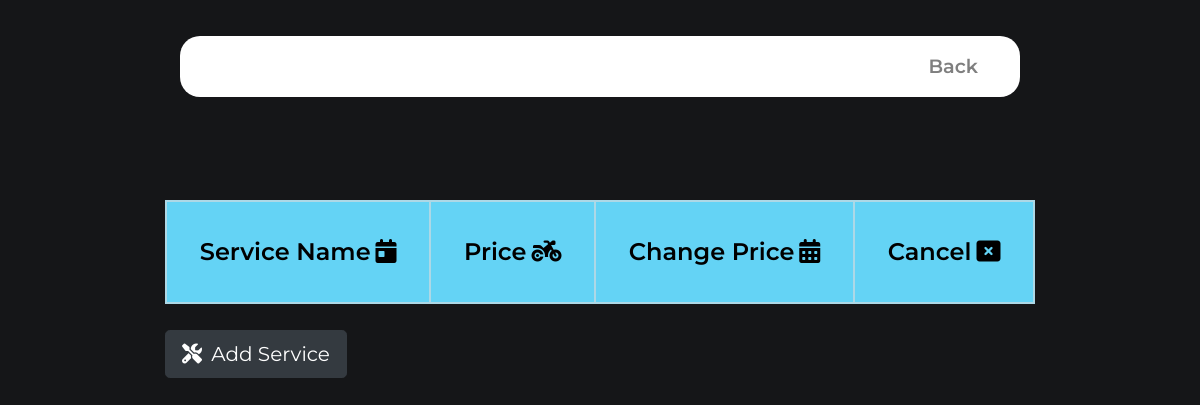
The app's page /ServiceCenter/listservices.php, older data.
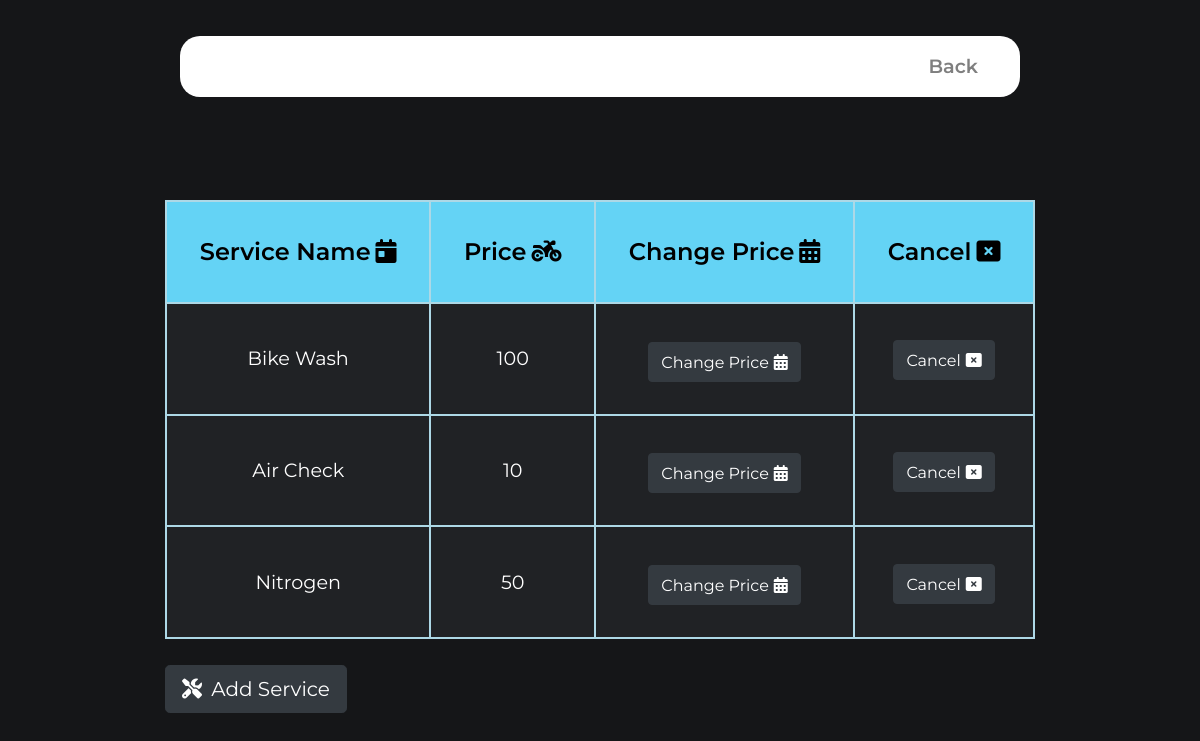
The same page, newer data.
### tables this page shows
CREATE TABLE `services_offered` (
  `service_id` int(11) NOT NULL,
  `service_name` varchar(50) NOT NULL,
  `service_price` decimal(10,0) NOT NULL
);

### ServiceCenter/listservices.php (the view, shortened to what this page needs)
<?php
require 'config/connect.php';
$serv_sql = mysqli_query($connect, "select * from services_offered");
?>
<!DOCTYPE html>
<html>
<head>
  <link rel="stylesheet" href="https://stackpath.bootstrapcdn.com/bootstrap/4.3.1/css/bootstrap.min.css">
  <link rel="stylesheet" href="css/profile.css">
  <link rel="stylesheet" href="css/style.css">
</head>
<body>
  <section id="title">
    <div class="containers-fluid">
      <nav class="navbar navbar-expand-lg navbar-light  ">
        <div class="collapse navbar-collapse" id="navbarSupportedContent">
          <ul class="navbar-nav ml-auto">
            <li class="nav-item">
              <a class="nav-link" href="custProfile.php" id="back">Back</a>
            </li>
          </ul>
        </div>
      </nav>
      <div class="row">
        <table class="user-details">
          <tr>
            <th>Service Name<i class="fas fa-calendar-day" style="margin-left: 5px;margin-top: 5px;"></i></th>
            <th>Price<i class="fas fa-motorcycle" style="margin-left: 5px;margin-top: 5px;"></i></th>
            <th>Change Price<i class="fas fa-calendar-alt" style="margin-left: 5px;margin-top: 5px;"></i></th>
            <th>Cancel<i class="fas fa-window-close" style="margin-left: 5px;margin-top: 5px;"></i></th>
          </tr>
          <?php
          while ($serv_data = mysqli_fetch_array($serv_sql)) {
            $servid = $serv_data['service_id']
          ?>
            <tr>
              <td><?php echo $serv_data['service_name']; ?></td>
              <td><?php echo $serv_data['service_price']; ?></td>
              <td><button type="button" class="btn btn-dark btn-md changebutton" style="margin-top: 3%;" data-toggle="modal" data-target="#changeModal" id="change_button" value="<?php echo $servid; ?>">Change Price<i class="fas fa-calendar-alt" style="margin-left: 5px;margin-top: 5px;"></i></button></td>
              <td><button type="button" class="btn btn-dark btn-md cancel_button" style="margin-top: 3%;" id="cancelservice_button" value="<?php echo $servid; ?>">Cancel<i class="fas fa-window-close" style="margin-left: 5px;margin-top: 5px;"></i></button></td>
            </tr>
          <?php
          }
          ?>
        </table>
        <button type="button" class="btn btn-dark btn-lg" style="margin-top: 3%;" id="add_service"><i class="fas fa-tools" style="margin-right: 4px;"></i> Add Service</button>
      </div>
    </div>
  </section>
</body>
</html>

Row changes from the older to the newer data that the page shows:
added services_offered: service_name "Bike Wash", service_price "100", $servid 1 (drawn)
added services_offered: service_name "Air Check", service_price "10", $servid 2 (drawn)
added services_offered: service_name "Nitrogen", service_price "50", $servid 3 (drawn)
